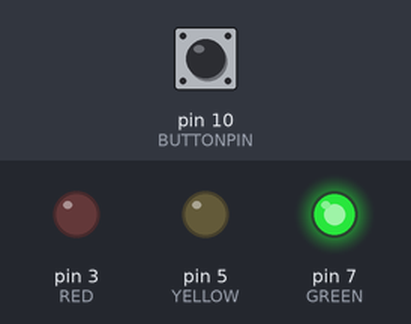
Simulated run of this sketch. Board: Arduino Uno, built with avr-gcc and run on an emulated ATmega328P. Parts: output pins drawn as LEDs (lit = HIGH). The inputs (shaded band) are chosen by the test bench; at power-on: pin 10 (BUTTONPIN) HIGH.

Above: at 1.2 s.
1.3 s: pin 10 (BUTTONPIN) pulled LOW for 0.15 s
At 1.9 s:
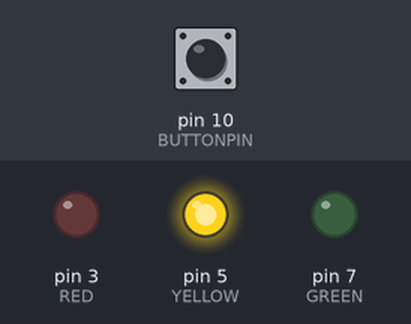
2.9 s: pin 10 (BUTTONPIN) pulled LOW for 1 s
At 4.5 s:
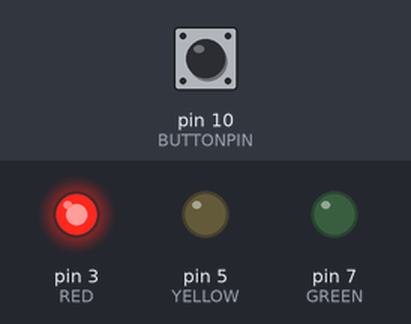
5.4 s: pin 10 (BUTTONPIN) pulled LOW for 0.15 s
At 5.9 s:
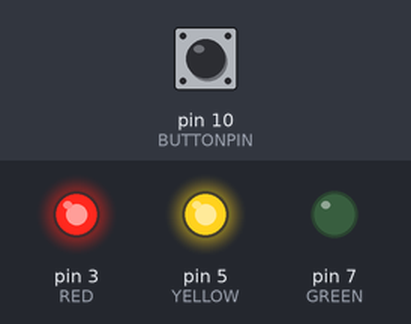
7.0 s: pin 10 (BUTTONPIN) pulled LOW for 3.2 s
At 11.3 s:
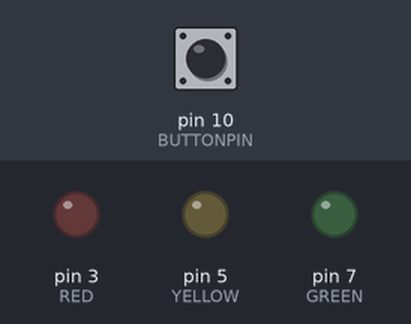
Timing chart, 0 to 12.7 s (numbered marks = the images above; inputs shaded):
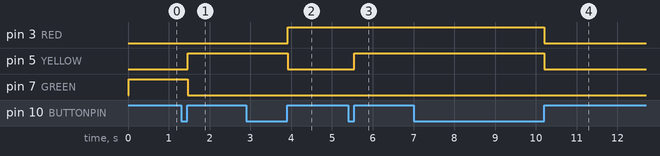

Measured:
- after the input at 1.3 s, pin 5 (YELLOW): LOW → HIGH after 0.16 s; pin 7 (GREEN): HIGH → LOW after 0.16 s
- after the input at 2.9 s, pin 3 (RED): LOW → HIGH after 1.0 s; pin 5 (YELLOW): HIGH → LOW after 1.0 s
- after the input at 5.4 s, pin 5 (YELLOW): LOW → HIGH after 0.15 s
- after the input at 7.0 s, pin 3 (RED), pin 5 (YELLOW): HIGH → LOW after 3.2 s

The sketch:

AmpelMitKnopf.ino
```cpp
#define BUTTONPIN 10
#define RED 3
#define YELLOW 5
#define GREEN 7

int light = 0;
int buttonPressed = 0;

void led(int red, int yellow, int green) {
  // red
  if(red == 1) {
    digitalWrite(RED, HIGH);
  }else {
    digitalWrite(RED, LOW);
  }
  // yellow
  if(yellow == 1) {
    digitalWrite(YELLOW, HIGH);
  }else {
    digitalWrite(YELLOW, LOW);
  }
  // green
  if(green == 1) {
    digitalWrite(GREEN, HIGH);
  }else {
    digitalWrite(GREEN, LOW);
  }
}

void setup() {
  pinMode(3, OUTPUT); // red
  pinMode(5, OUTPUT); // yellow
  pinMode(7, OUTPUT); // green
  pinMode(BUTTONPIN, INPUT_PULLUP); // button
}

void loop() {

  delay(1000/60);

  int button = digitalRead(BUTTONPIN);

  if(button == LOW) {
    buttonPressed = 1;
  }
  if(button == HIGH && buttonPressed == 1) {
    buttonPressed = 0;
    light += 1;
  }

  if(light %5 == 0) {
    // green on - rest off
    led(0, 0, 1);
  }else if(light %5 == 1) {
    // yellow on - rest off
    led(0, 1, 0);
  }else if(light %5 == 2) {
    // red on - rest off
    led(1, 0, 0);
  }else if(light %5 == 3) {
    // yellow and red on - rest off
    led(1, 1, 0);
  }else if(light %5 == 4) {
    // all off
    led(0, 0, 0);
  }

}
```
